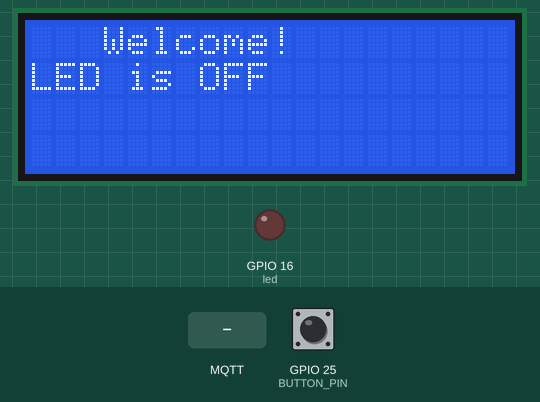
This sketch was run on a simulated ESP32. Shown: 20×4 character LCD, output pins drawn as LEDs (lit = HIGH). The test bench sets the inputs (shaded band); at power-on: GPIO 25 (BUTTON_PIN) HIGH. WiFi joins after 1.5 s; servers stay silent unless stated; no MQTT or app messages arrive unless stated; what the sketch prints to the serial monitor is not drawn.

Above: at 2.7 s.
2.8 s: MQTT message "on" arrives on the first subscribed topic
At 4.6 s:
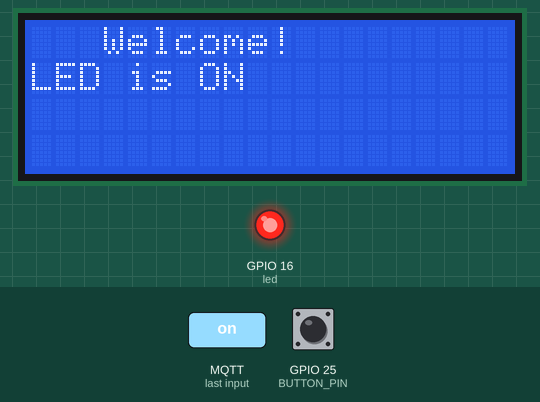
7.2 s: GPIO 25 (BUTTON_PIN) pulled LOW for 1 s
At 9.3 s:
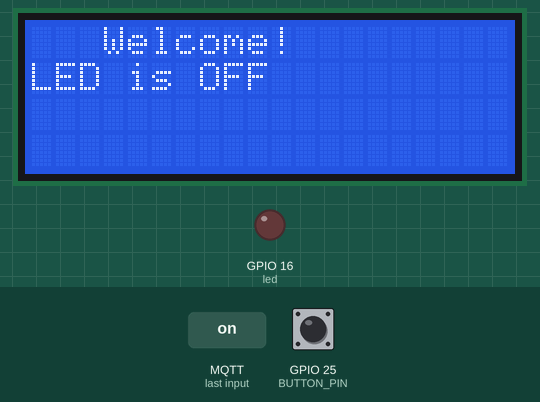
9.7 s: GPIO 25 (BUTTON_PIN) pulled LOW for 0.6 s
At 11.0 s:
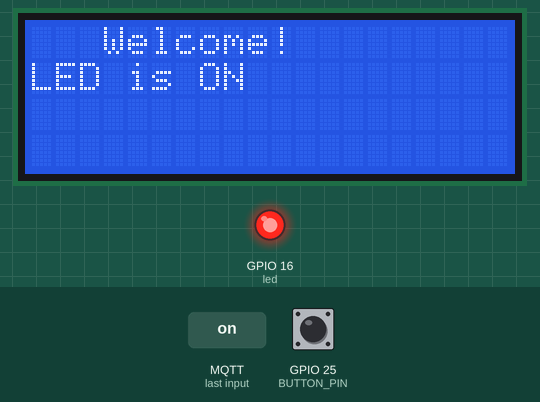
11.8 s: MQTT message "off" arrives on the first subscribed topic
At 12.7 s:
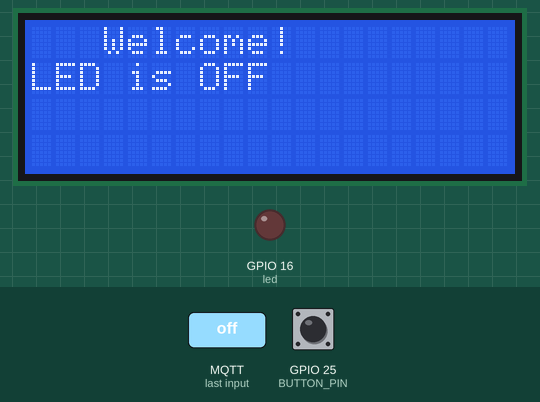
Timing chart, 0 to 14.5 s (numbered marks = the images above; inputs shaded):
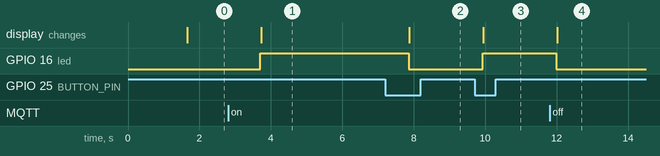

The sketch:

sketch.ino
```cpp
#include <LiquidCrystal_I2C.h>
#include <WiFi.h>
#include "PubSubClient.h"

const char * MQTTServer = "broker.emqx.io";
const char * MQTT_Topic = "IoT/display";

#define I2C_ADDR    0x27
#define LCD_COLUMNS 20
#define LCD_LINES   4

LiquidCrystal_I2C lcd(I2C_ADDR, LCD_COLUMNS, LCD_LINES);

#define led 16
#define BUTTON_PIN 25

// Tạo ID ngẫu nhiên tại: https://www.guidgen.com/
const char * MQTT_ID = "c5afa5ae-d3a0-48b7-b850-92015a281909";
int Port = 1883;

WiFiClient espClient;
PubSubClient client(espClient);

void WIFIConnect() {
  Serial.println("Connecting to SSID: Wokwi-GUEST");
  WiFi.begin("Wokwi-GUEST", "");
  while (WiFi.status() != WL_CONNECTED) {
    delay(500);
    Serial.print(".");
  }
  Serial.println("");
  Serial.print("WiFi connected");
  Serial.print(", IP address: ");
  Serial.println(WiFi.localIP());
}

void MQTT_Reconnect() {
  while (!client.connected()) {
    if (client.connect(MQTT_ID)) {
      Serial.print("MQTT Topic: ");
      Serial.print(MQTT_Topic);
      Serial.println(" connected");
      Serial.println("");
    } else {
      Serial.print("failed, rc=");
      Serial.print(client.state());
      Serial.println(" try again in 5 seconds");
      delay(5000);
    }
  }
}

  void callback(char* topic, byte* message, unsigned int length) {
  Serial.print("Message arrived on topic: ");
  Serial.println(topic);
  Serial.print("Message: ");
  String receivedMessage;
  if (String(topic) == MQTT_Topic) {
    for (int i = 0; i < length; i++) {
      Serial.print((char)message[i]);
      receivedMessage += (char)message[i];
    }

  }
  Serial.println();
  if (String(topic) == MQTT_Topic) {
      if (receivedMessage == "on") {
        digitalWrite(led, HIGH); // Bật đèn
      } else if (receivedMessage == "off") {
        digitalWrite(led, LOW); // Tắt đèn
      }
    }
}

void setup() {
  // Init
  lcd.init();
  lcd.backlight();

  // Print something
  lcd.setCursor(3, 0);
  lcd.print("Welcome!");

  Serial.begin(115200);

  pinMode(led, OUTPUT);

  pinMode(BUTTON_PIN, INPUT_PULLUP);

  WIFIConnect();
  client.setServer(MQTTServer, Port);
  client.setCallback(callback);
  client.subscribe(MQTT_Topic); // Đăng ký topic để nhận dữ liệu

}

void loop() {
  delay(10);
 if (!client.connected()) {
    MQTT_Reconnect();
    client.subscribe(MQTT_Topic); // Đăng ký lại topic sau khi kết nối lại với MQTT
  }
  client.loop();

    // Xóa dòng cũ trước khi in chuỗi mới
  lcd.setCursor(0, 1); // Đặt con trỏ tại đầu dòng thứ hai của LCD
  lcd.print("                "); // In chuỗi khoảng trắng để xóa dòng

  static bool lastButtonState = HIGH; // Lưu trạng thái cuối cùng của nút bấm
  bool currentButtonState = digitalRead(BUTTON_PIN); // Đọc trạng thái hiện tại của nút bấm

  // Kiểm tra xem nút bấm có được nhấn từ trạng thái không nhấn không
  if (lastButtonState == HIGH && currentButtonState == LOW) {
    // Đổi trạng thái của LED
    digitalWrite(led, !digitalRead(led)); // Đổi trạng thái LED
  }

  lastButtonState = currentButtonState; // Cập nhật trạng thái cuối cùng của nút bấm

  // Kiểm tra trạng thái của LED và cập nhật màn hình LCD
  lcd.setCursor(0, 1); // Đặt lại con trỏ tại đầu dòng
  if (digitalRead(led) == HIGH) {
    lcd.print("LED is ON ");
  } else {
    lcd.print("LED is OFF");
  }


  delay(1000);
}

/*
<!DOCTYPE html>
<html lang="en">
<head>
    <meta charset="UTF-8">
    <meta http-equiv="X-UA-Compatible" content="IE=edge">
    <meta name="viewport" content="width=device-width, initial-scale=1.0">
    <title>Button</title>
    <script src="https://unpkg.com/mqtt/dist/mqtt.min.js"></script>
</head>
<body>
    <button type="submit" id="onBtn">On</button>
    <button type="submit" id="offBtn">Off</button>

    <script>
        // Kết nối tới MQTT broker
        const client = mqtt.connect('ws://broker.emqx.io:8083/mqtt');

        client.on('connect', function () {
            console.log('Connected to MQTT broker');
        });

        document.getElementById('onBtn').addEventListener('click', function() {
            client.publish('IoT/display', 'on');
            console.log('Sent ON message');
        });

        document.getElementById('offBtn').addEventListener('click', function() {
            client.publish('IoT/display', 'off');
            console.log('Sent OFF message');
        });
    </script>
</body>
</html>
*/
```

Measured:
- after the input at 2.8 s, GPIO 16 (led): LOW → HIGH after 0.91 s; the display: changes after 0.93 s (image 1)
- after the input at 7.2 s, GPIO 16 (led): HIGH → LOW after 0.66 s; the display: changes after 0.67 s (image 2)
- after the input at 9.7 s, GPIO 16 (led): LOW → HIGH after 0.23 s; the display: changes after 0.24 s (image 3)
- after the input at 11.8 s, GPIO 16 (led): HIGH → LOW after 0.19 s; the display: changes after 0.22 s (image 4)
